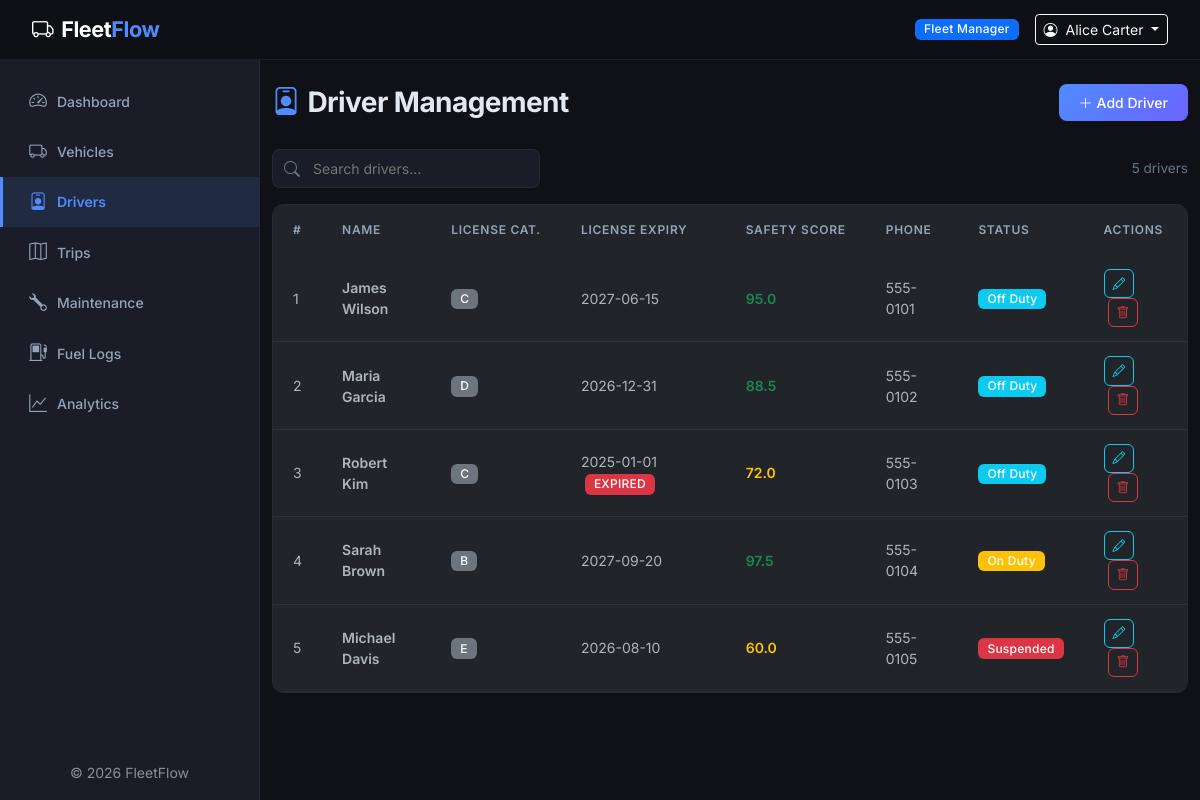
Page /drivers/index.php (signed in) on the committed database.
### tables this page shows
CREATE TABLE drivers (
    id INT AUTO_INCREMENT PRIMARY KEY,
    full_name VARCHAR(100) NOT NULL,
    license_category ENUM('A','B','C','D','E') NOT NULL DEFAULT 'B',
    license_expiry DATE NOT NULL,
    safety_score DECIMAL(4,1) NOT NULL DEFAULT 100.0,
    phone VARCHAR(20) DEFAULT NULL,
    status ENUM('Off Duty','On Duty','Suspended') NOT NULL DEFAULT 'Off Duty',
    created_at TIMESTAMP DEFAULT CURRENT_TIMESTAMP,
    updated_at TIMESTAMP DEFAULT CURRENT_TIMESTAMP ON UPDATE CURRENT_TIMESTAMP
);

### drivers/index.php (the view, shortened to what this page needs)
<?php
require_once __DIR__ . '/../config/helpers.php';
$db = getDB();
$drivers = $db->query("SELECT * FROM drivers ORDER BY created_at DESC")->fetchAll();
require_once __DIR__ . '/../includes/header.php';
require_once __DIR__ . '/../includes/sidebar.php';
?>
<div class="page-header">
    <h1><i class="bi bi-person-badge"></i>Driver Management</h1>
    <a href="<?= baseUrl() ?>/drivers/add.php" class="btn btn-ff">
        <i class="bi bi-plus-lg me-1"></i>Add Driver
    </a>
</div>
<div class="d-flex justify-content-between align-items-center mb-3 flex-wrap gap-2">
    <div class="ff-search">
        <i class="bi bi-search"></i>
        <input type="text" id="tableSearch" placeholder="Search drivers...">
    </div>
    <span class="text-muted-light" style="font-size:0.85rem"><?= count($drivers) ?> drivers</span>
</div>
<div class="ff-table-wrapper">
    <div class="table-responsive">
        <table class="table ff-table" id="dataTable">
            <thead>
                <tr>
                    <th>#</th>
                    <th>Name</th>
                    <th>License Cat.</th>
                    <th>License Expiry</th>
                    <th>Safety Score</th>
                    <th>Phone</th>
                    <th>Status</th>
                    <th>Actions</th>
                </tr>
            </thead>
            <tbody>
                <?php if (empty($drivers)): ?>
                    <tr><td colspan="8" class="text-center text-muted py-4">No drivers found.</td></tr>
                <?php else: ?>
                    <?php foreach ($drivers as $i => $d): ?>
                    <?php
                        $expired = strtotime($d['license_expiry']) < time();
                    ?>
                    <tr>
                        <td><?= $i + 1 ?></td>
                        <td class="fw-semibold"><?= sanitize($d['full_name']) ?></td>
                        <td><span class="badge bg-secondary"><?= sanitize($d['license_category']) ?></span></td>
                        <td>
                            <?= $d['license_expiry'] ?>
                            <?php if ($expired): ?>
                                <span class="badge bg-danger ms-1">EXPIRED</span>
                            <?php endif; ?>
                        </td>
                        <td>
                            <span class="<?= $d['safety_score'] >= 80 ? 'text-success' : ($d['safety_score'] >= 60 ? 'text-warning' : 'text-danger') ?> fw-semibold">
                                <?= $d['safety_score'] ?>
                            </span>
                        </td>
                        <td><?= sanitize($d['phone'] ?? '—') ?></td>
                        <td><?= driverStatusBadge($d['status']) ?></td>
                        <td class="action-btns">
                            <a href="<?= baseUrl() ?>/drivers/edit.php?id=<?= $d['id'] ?>" class="btn btn-sm btn-outline-info"><i class="bi bi-pencil"></i></a>
                            <a href="<?= baseUrl() ?>/drivers/delete.php?id=<?= $d['id'] ?>" class="btn btn-sm btn-outline-danger" data-confirm="Delete this driver?"><i class="bi bi-trash"></i></a>
                        </td>
                    </tr>
                    <?php endforeach; ?>
                <?php endif; ?>
            </tbody>
        </table>
    </div>
</div>
<?php require_once __DIR__ . '/../includes/footer.php'; ?>

### config/helpers.php (shortened to what this page needs)
<?php
function sanitize(string $input): string {
    return htmlspecialchars(trim($input), ENT_QUOTES, 'UTF-8');
}
function driverStatusBadge(string $status): string {
    $map = [
        'Off Duty'  => 'info',
        'On Duty'   => 'warning',
        'Suspended' => 'danger',
    ];
    $cls = $map[$status] ?? 'light';
    return '<span class="badge bg-' . $cls . '">' . sanitize($status) . '</span>';
}
function baseUrl(): string {
    return '/feetflow';
}

### assets/css/style.css (style rules this page uses)
:root { --ff-bg: #0f1117; --ff-surface: #1a1d27; --ff-surface-elevated: #22263a; --ff-border: rgba(255, 255, 255, 0.06); --ff-accent: #4f8cff; --ff-accent-glow: rgba(79, 140, 255, 0.25); --ff-gradient: linear-gradient(135deg, #4f8cff 0%, #6c63ff 100%); --ff-green: #34d399; --ff-yellow: #fbbf24; --ff-red: #f87171; --ff-sidebar-width: 260px; --ff-navbar-height: 60px; --ff-radius: 12px; --ff-font: 'Inter', -apple-system, BlinkMacSystemFont, sans-serif; --ff-transition: all 0.3s cubic-bezier(0.4, 0, 0.2, 1); }
* { margin: 0; padding: 0; box-sizing: border-box; }
body { font-family: var(--ff-font); background: var(--ff-bg); color: #e2e8f0; overflow-x: hidden; min-height: 100vh; }
.ff-table-wrapper { background: var(--ff-surface); border: 1px solid var(--ff-border); border-radius: var(--ff-radius); overflow: hidden; }
.ff-table { margin: 0; color: #e2e8f0; }
.ff-table thead { background: var(--ff-surface-elevated); }
.ff-table thead th { font-size: 0.75rem; font-weight: 600; text-transform: uppercase; letter-spacing: 0.06em; color: #94a3b8; padding: 1rem 1.25rem; border: none; white-space: nowrap; }
.ff-table tbody td { padding: 0.875rem 1.25rem; vertical-align: middle; border-color: var(--ff-border); font-size: 0.875rem; }
.ff-table tbody tr { transition: var(--ff-transition); }
.badge { font-weight: 500; font-size: 0.75rem; padding: 0.35em 0.75em; border-radius: 6px; letter-spacing: 0.02em; }
.btn-ff { background: var(--ff-gradient); color: #fff; border: none; border-radius: 8px; padding: 0.5rem 1.25rem; font-weight: 500; font-size: 0.875rem; transition: var(--ff-transition); }
.page-header { display: flex; justify-content: space-between; align-items: center; margin-bottom: 1.75rem; flex-wrap: wrap; gap: 1rem; }
.page-header h1 { font-size: 1.75rem; font-weight: 700; letter-spacing: -0.02em; margin: 0; }
.page-header h1 i { color: var(--ff-accent); margin-right: 0.5rem; }
.ff-search { position: relative; max-width: 300px; }
.ff-search input { background: var(--ff-surface); border: 1px solid var(--ff-border); color: #e2e8f0; border-radius: 8px; padding: 0.5rem 1rem 0.5rem 2.5rem; font-size: 0.875rem; width: 100%; transition: var(--ff-transition); }
.ff-search i { position: absolute; left: 0.75rem; top: 50%; transform: translateY(-50%); color: #64748b; }
.text-muted-light { color: #64748b !important; }
.action-btns .btn { padding: 0.25rem 0.5rem; font-size: 0.8rem; border-radius: 6px; }
.action-btns .btn + .btn { margin-left: 0.25rem; }

### rows in the picture
drivers: full_name "James Wilson", license_category "C", license_expiry "2027-06-15", safety_score "95.0", phone "555-0101", status "Off Duty"
drivers: full_name "Maria Garcia", license_category "D", license_expiry "2026-12-31", safety_score "88.5", phone "555-0102", status "Off Duty"
drivers: full_name "Robert Kim", license_category "C", license_expiry "2025-01-01", shows "EXPIRED", safety_score "72.0", phone "555-0103", status "Off Duty"
drivers: full_name "Sarah Brown", license_category "B", license_expiry "2027-09-20", safety_score "97.5", phone "555-0104", status "On Duty"
drivers: full_name "Michael Davis", license_category "E", license_expiry "2026-08-10", safety_score "60.0", phone "555-0105", status "Suspended"

### other values in the picture
currentRole() "Fleet Manager"
currentUserName() "Alice Carter"
$item['label'] "Dashboard"
$item['label'] "Vehicles"
$item['label'] "Drivers"
$item['label'] "Trips"
$item['label'] "Maintenance"
$item['label'] "Fuel Logs"
$item['label'] "Analytics"
count($drivers) "5"
